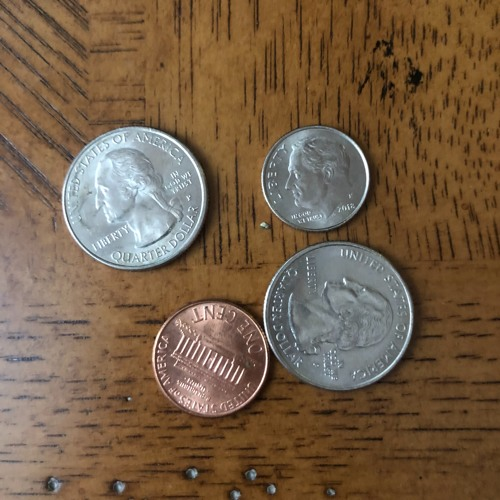
#> input picture Practical tasks day (1-7)/Task-5/coins.jpg, 500 x 500 px
$ python task.py
#> lines starting #> are read from the running program, lines starting #| are printed output that depends on the picture; after the words box and inside, x2 and y2 are one past the last pixel; in counts of white or black regions, pixels touching at a corner belong together
import cv2

image_path = 'coins.jpg'

image = cv2.imread(image_path)
#> image is the input picture: shape (500, 500, 3); mean B, G, R 71.7, 95.3, 118.4

resize_factor = 0.9
h, w = image.shape[:2]
#> h = 500; w = 500
new_dimensions = (int(w * resize_factor), int(h * resize_factor))
#> new_dimensions = (450, 450)
image = cv2.resize(image, new_dimensions, interpolation=cv2.INTER_AREA)
#> image: shape (450, 450, 3)
og_gray = cv2.cvtColor(image, cv2.COLOR_BGR2GRAY)
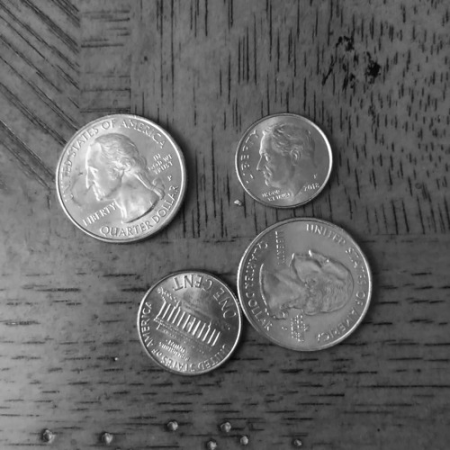
#> og_gray: shape (450, 450); min 7, max 255, mean 99.6

gray = cv2.medianBlur(og_gray, 5)
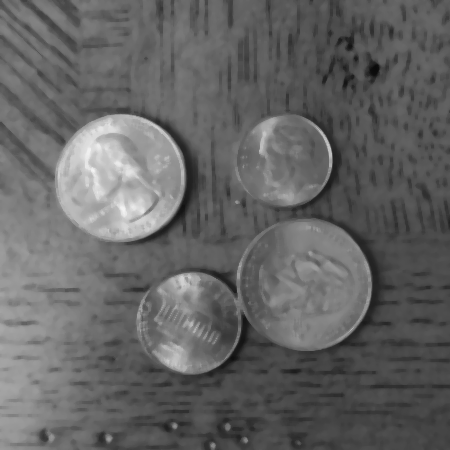
#> gray: shape (450, 450); min 10, max 244, mean 99.8
bw = cv2.Canny(gray, 220, 200)
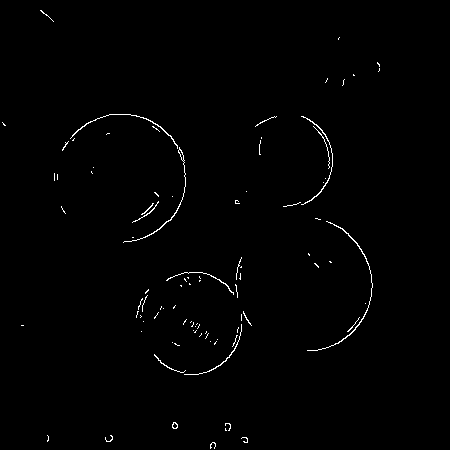
#> bw: shape (450, 450); 0.81% white in thin lines or dots, all inside (x1, y1, x2, y2) = (2, 10, 380, 449)

circles = cv2.HoughCircles(bw, cv2.HOUGH_GRADIENT, dp=1.2, minDist=50,
                           param1=50, param2=30, minRadius=20, maxRadius=50)
#> circles = [[192.6, 330.6, 42.44], [288.6, 156.6, 44]]

if circles is not None:
    circles = cv2.convertScaleAbs(circles)
#> circles = [[193, 255, 42], [255, 157, 44]]

    for i in circles[0, :]:
        cv2.circle(image, (i[0], i[1]), i[2], (0, 255, 0), 2)
        cv2.circle(image, (i[0], i[1]), 2, (0, 0, 255), 3)
        print("Radius:", i[2])
#> this loop made 2 passes
#| Radius: 42
#| Radius: 44
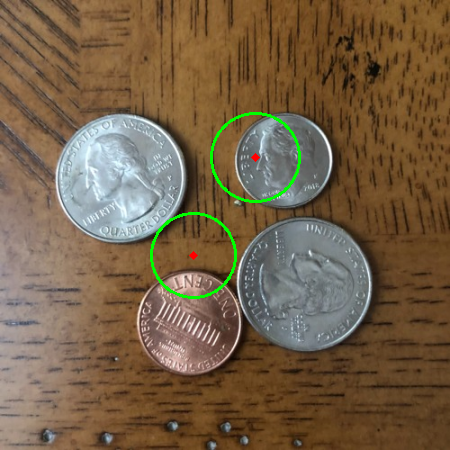
#> image: shape (450, 450, 3); mean B, G, R 71.2, 96.6, 117.6

cv2.imshow('Grayscale Image', gray)
cv2.imshow('Original Image', og_gray)
cv2.imshow('Canny', bw)
cv2.imshow('Detected Circles', image)
cv2.waitKey(0)
cv2.destroyAllWindows()
